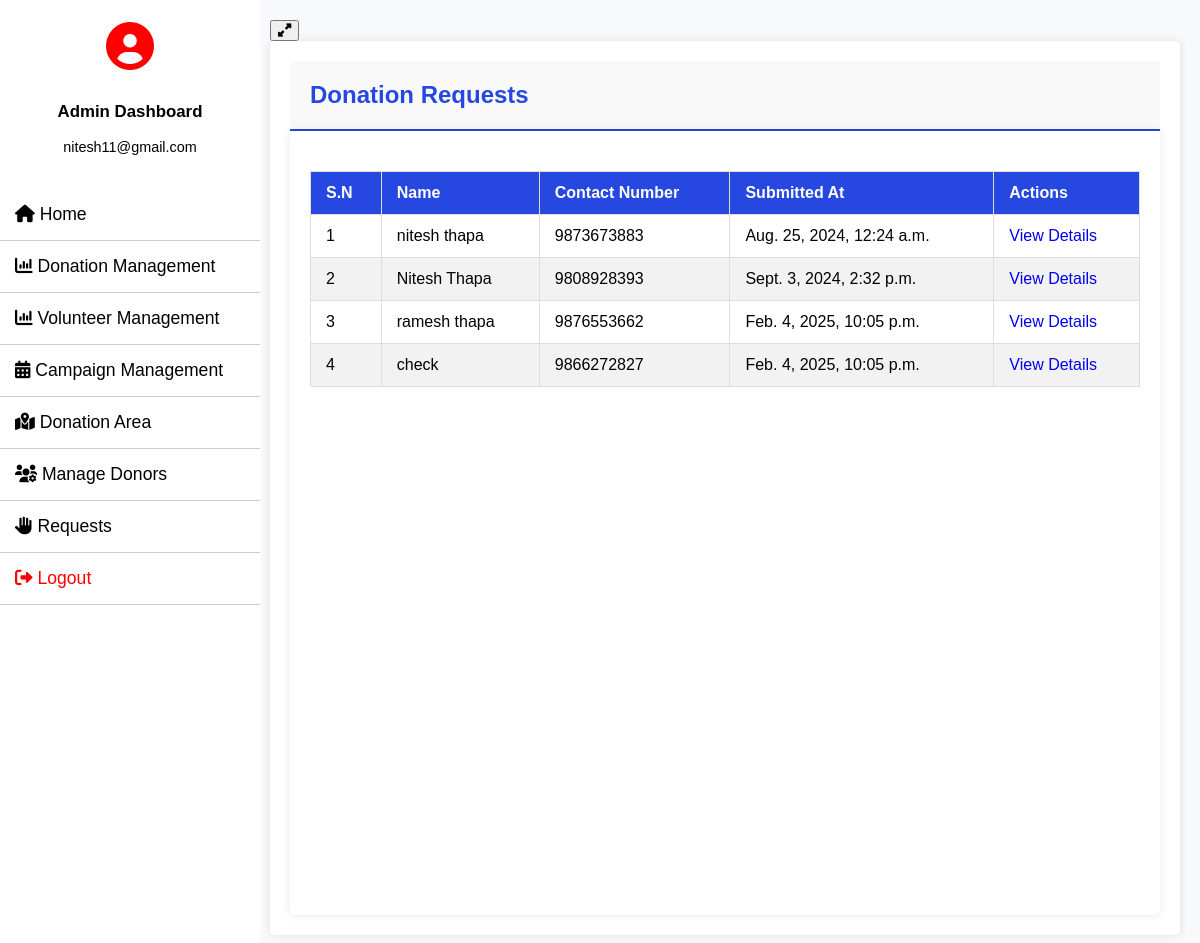
Screenshot of /donation_requests_view/ (signed in) with the database file from the repository.
### donor_management/models.py (models this page shows, shortened)
class Request_for_donation(models.Model):
    name = models.CharField(max_length=100)
    contact_no = models.IntegerField()
    request_for = models.TextField()
    submitted_at = models.DateTimeField(auto_now_add=True)

### Charity_Project/views.py (the view)
# urls.py: path('donation_requests_view/', donation_requests_view, name='donation_requests_view'),
@login_required
def donation_requests_view(request):
    request_donation = Request_for_donation.objects.all()
    return render(request, 'request_donation_admin_site.html', locals())

### Charity_Project/templates/request_donation_admin_site.html (shortened to what this page needs)
{% extends 'admin_base.html' %}
{% block content %}
    <div class="navbar">
        <h2>Donation Requests</h2>
    </div>
    <main>
        {% if request_donation %}
            <table class="table" id="example">
                <thead>
                    <tr>
                        <th>S.N</th>
                        <th>Name</th>
                        <th>Contact Number</th>
                        <th>Submitted At</th>
                        <th>Actions</th>
                    </tr>
                </thead>
                <tbody>
                    {% for request in request_donation %}
                        <tr>
                            <td>{{ forloop.counter }}</td>
                            <td>{{ request.name }}</td>
                            <td>{{ request.contact_no }}</td>
                            <td>{{ request.submitted_at }}</td>
                            <td><a href="{% url 'donation_request_detail' request.id %}" style="text-decoration: none;">View Details</a></td>
                        </tr>
                    {% endfor %}
                </tbody>
            </table>
        {% else %}
            <div class="alert">
                No donation requests found.
            </div>
        {% endif %}
    </main>
{% endblock %}

### Charity_Project/templates/admin_base.html (shortened to what this page needs)
<!DOCTYPE html>
<html lang="en">
<head>
    <link rel="stylesheet" href="https://cdnjs.cloudflare.com/ajax/libs/font-awesome/6.0.0-beta3/css/all.min.css">
</head>
<body>
    <div class="wrapper">
        <nav id="sidebar">
            <div class="sidebar-header">
                <div class="user-icon">
                    <i class="fas fa-user-circle" style="color: red;"></i>
                </div>
                <div class="user-info">
                    <h3>Admin Dashboard</h3>
                    <p>{{ request.user.email }}</p>
                </div>
            </div>
            <ul class="list-unstyled components">
                <li><a href="{% url 'admin_home' %}"> <i class="fa-solid fa-home"></i> Home</a></li>
                <li class="dropdown">
                    <a href="#" class="dropdown-toggle"><i class="fa-solid fa-chart-column"></i> Donation Management</a>
                </li>
                <li class="dropdown">
                    <a href="#" class="dropdown-toggle"><i class="fa-solid fa-chart-column"></i> Volunteer Management</a>
                </li>
                <li class="dropdown">
                    <a href="#" class="dropdown-toggle"><i class="fa-solid fa-calendar-days"></i> Campaign Management</a>
                </li>
                <li class="dropdown">
                    <a href="#" class="dropdown-toggle"><i class="fa-solid fa-map-location-dot"></i> Donation Area</a>
                </li>
                <li><a href="{% url 'manage_donors' %}"> <i class="fa-solid fa-users-gear"></i> Manage Donors</a></li>
                <li class="dropdown">
                    <a href="#" class="dropdown-toggle"><i class="fa-solid fa-hand"></i> Requests</a>
                </li>
                <li><a href="{% url 'logout' %}" style="color: red;"><i class="fa-solid fa-right-from-bracket" style="color: red;"></i> Logout</a></li>
            </ul>
        </nav>
        <div id="content">
            <nav class="navbar navbar-expand-lg navbar-light bg-light">
                <div class="container-fluid">
                    <button type="button" id="sidebarCollapse" class="btn btn-info" style="color:black">
                        <i class="fa-solid fa-up-right-and-down-left-from-center"></i>
                    </button>
                </div>
            </nav>
            <main>
                {% block content %}{% endblock %}
            </main>
        </div>
    </div>
    <link rel="stylesheet" href="https://cdn.datatables.net/2.1.3/css/dataTables.dataTables.css">
    <link rel="stylesheet" href="https://cdn.datatables.net/buttons/3.1.1/css/buttons.dataTables.css">
</body>
</html>

### Charity_Project/templates/request_donation_admin_site.html (style rules this page uses)
.navbar h2 { color: #2648e1; font-size: 24px; margin: 0; padding: 20px; background-color: #f9f9f9; border-bottom: 2px solid #2648e1; }
main { padding: 20px; background: #ffffff; border-radius: 5px; box-shadow: 0 0 10px rgba(0, 0, 0, 0.1); min-height: calc(100vh - 56px); overflow-x: auto; }
.table { width: 100%; border-collapse: collapse; margin-top: 20px; }
.table th, .table td { padding: 12px 15px; border: 1px solid #ddd; text-align: left; font-size: 16px; white-space: nowrap; }
.table th { background-color: #2648e1; color: #fff; }
.table tbody tr:nth-child(even) { background-color: #f2f2f2; }

### Charity_Project/templates/admin_base.html (style rules this page uses)
body { font-family: 'Arial', sans-serif; background-color: #f8f9fa; margin: 0; padding: 0; overflow-x: hidden; }
.wrapper { display: flex; width: 100%; transition: margin-left 0.3s; }
#sidebar { min-width: 260px; max-width: 250px; background: #ffffff; color: #000000; transition: all 0.3s; position: fixed; height: 100%; overflow: auto; z-index: 1000; }
#sidebar .sidebar-header { padding: 20px; background: #ffffff; display: flex; align-items: center; justify-content: center; flex-direction: column; text-align: center; }
#sidebar .sidebar-header .user-icon { font-size: 3em; margin-bottom: 10px; color: #000000; }
#sidebar .sidebar-header .user-info { color: #000000; font-size: 0.9em; }
#sidebar ul.components { padding: 0; list-style: none; margin: 0; }
#sidebar ul li { border-bottom: 1px solid #cccccc; position: relative; }
#sidebar ul li a { padding: 15px; display: block; color: #000000; text-decoration: none; font-size: 1.1em; transition: background 0.3s; }
#content { width: 100%; padding: 20px; min-height: 100vh; transition: all 0.3s; margin-left: 250px; }

### rows the page displays
Request_for_donation: name "nitesh thapa", contact_no "9873673883", submitted_at "Aug. 25, 2024, 12:24 a.m."
Request_for_donation: name "Nitesh Thapa", contact_no "9808928393", submitted_at "Sept. 3, 2024, 2:32 p.m."
Request_for_donation: name "ramesh thapa", contact_no "9876553662", submitted_at "Feb. 4, 2025, 10:05 p.m."
Request_for_donation: name "check", contact_no "9866272827", submitted_at "Feb. 4, 2025, 10:05 p.m."

### other values shown
{{ request.user.email }} "nitesh11@gmail.com"
